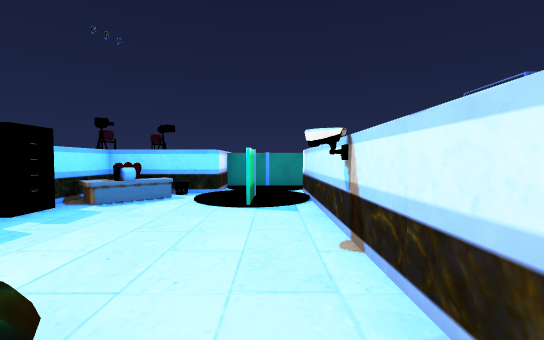
view 1 (above)

13 first-person views from a walk through a 3-D level made in the Unity game engine. The camera is 1.5 m above the floor, tilts 2° down and sees 90° across. The floor is counted in squares, 2 m on a side. Each view is taken from the middle of a square. On the plan, view 1 faces up. The plan holds only what a view shows up to about 10 squares ahead; the rest is blank. The place goes on beyond the plan. Some animated figures are not drawn. Some surface patterns are stand-ins.

view 2
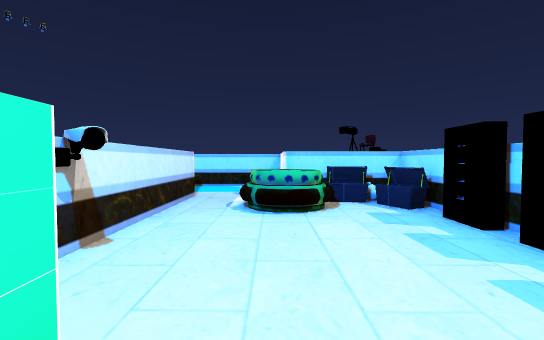

view 3
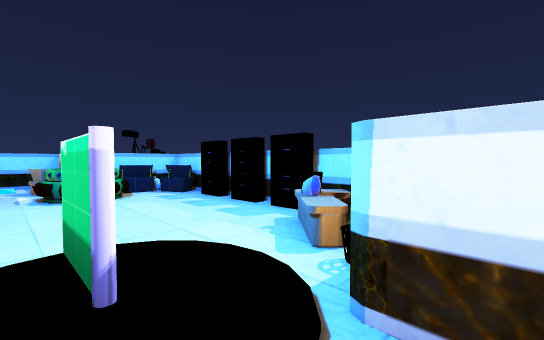

view 4
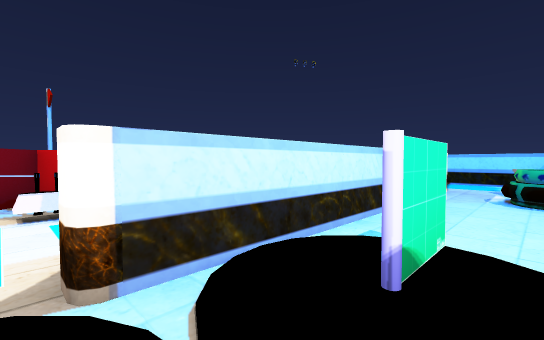

view 5
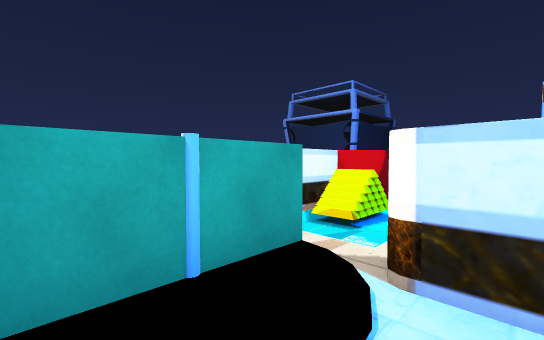

view 6
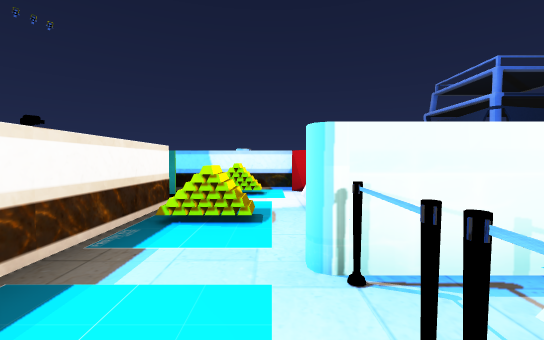

view 7
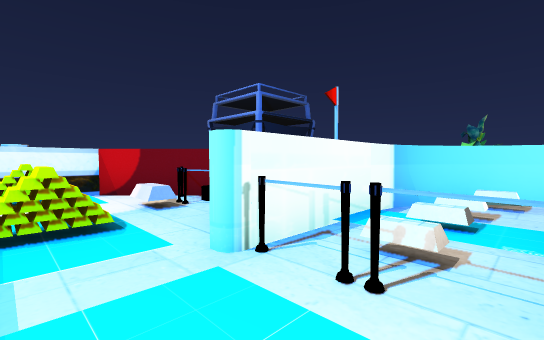

view 8
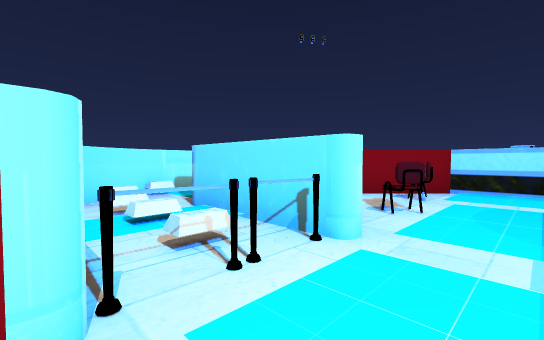

view 9
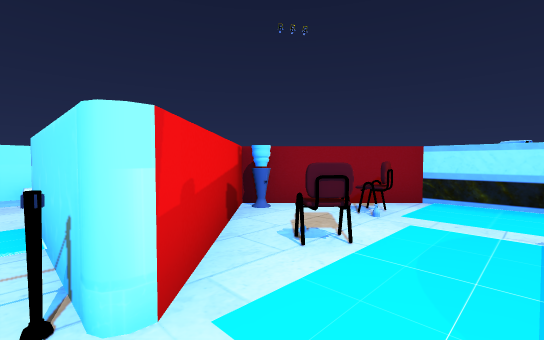

view 10
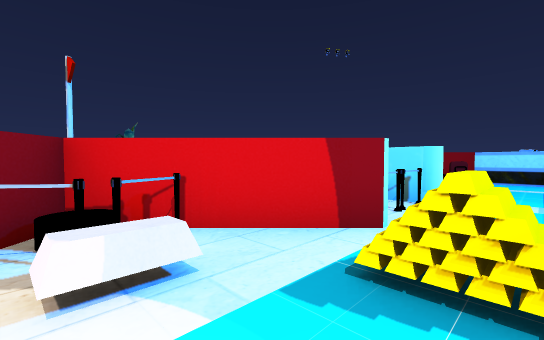

view 11
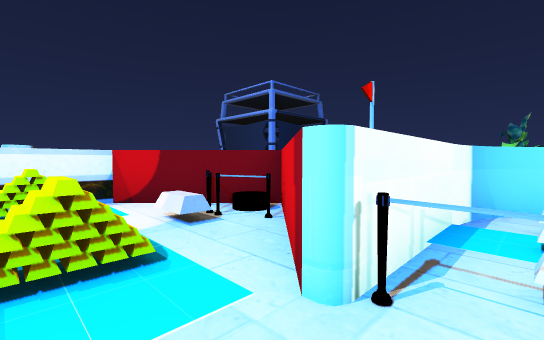

view 12
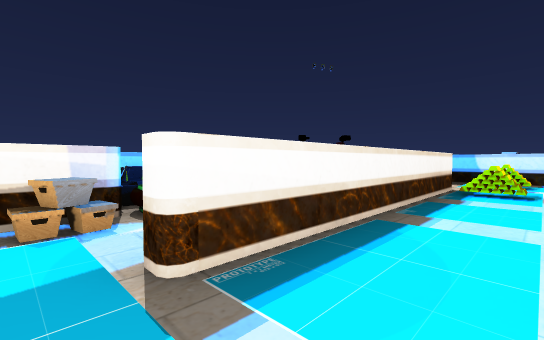

view 13
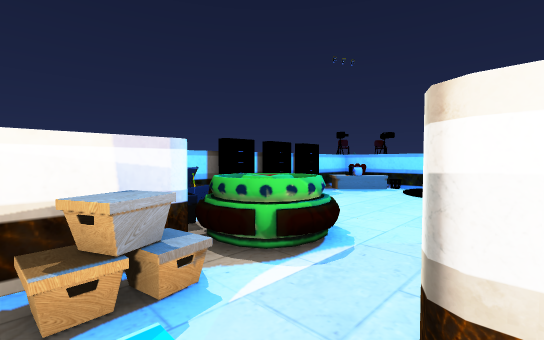

### Floor plan
Key: @ floor where view 1 was taken; # wall or solid block; x gap in a wall; . floor; O other object.
Columns run from 4 left of view 1 to 9 right of it. Each row starts with its distance up from view 1.
  9      #####
  8   ##OOO..#
  7   #..x..###
  6 #OO..#..###
  5 #O..O#O..##
  4 #....#..#####
  3 #....#..xOOO#
  2 #....#..#...##
  1 #..O.#..###.O#
  0 #OOO@#.#.##
 -1 ###O.#...O#
 -2    O....###
 -3    ######

Positions as (right, up) in squares from view 1, and headings:
1: (0, 0), facing up
2: (-1, 5), facing down
3: (0, 7), facing down-left
4: (-1, 7), facing down-right
5: (-1, 6), facing up-right
6: (3, 2), facing up
7: (2, 2), facing up-right
8: (2, 4), facing down-right
9: (2, 2), facing down-right
10: (2, 7), facing down-right
11: (2, 3), facing up-right
12: (3, -2), facing up-left
13: (1, -2), facing up-left
